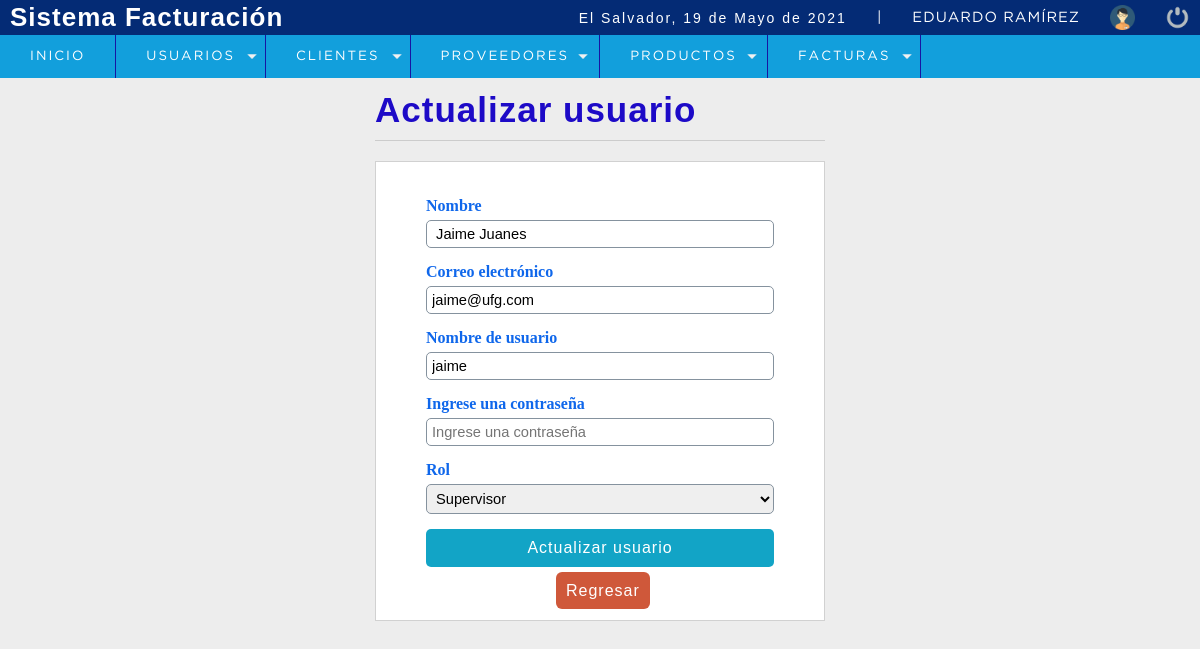
The page /sistema/editar_usuario.php?id=4 (signed in) on the database its author committed.
### tables this page shows
CREATE TABLE `usuario` (
  `idusuario` int(11) NOT NULL,
  `nombre` varchar(50) DEFAULT NULL,
  `correo` varchar(100) DEFAULT NULL,
  `usuario` varchar(15) DEFAULT NULL,
  `clave` varchar(100) DEFAULT NULL,
  `rol` int(11) DEFAULT NULL,
  `estatus` int(11) NOT NULL DEFAULT 1
);

CREATE TABLE `rol` (
  `idrol` int(11) NOT NULL,
  `rol` varchar(20) DEFAULT NULL
);

### sistema/editar_usuario.php (the view, shortened to what this page needs)
<?php
 include "../conexion.php";
    $iduser =  $_GET['id'];
    $sql = mysqli_query($conection, "SELECT u.idusuario, u.nombre, u.correo, u.usuario, (u.rol) as idrol, (r.rol) as rol
                                        FROM usuario u
                                        INNER JOIN rol r
                                        ON u.rol = r.idrol
                                        WHERE idusuario = $iduser");
    $result_sql = mysqli_num_rows($sql);
    if($result_sql == 0){
        header("Location: lista_usuario.php");
    }else {
        $option = '';
        while($data = mysqli_fetch_array($sql)){
            $nombre   = $data['nombre'];
            $correo   = $data['correo'];
            $usuario  = $data['usuario'];
            $rol      = $data['rol'];
        }
        if($idrol = 1){
            $option = '<option value="'.$idrol.'" selected> '.$rol.' </option>';
        } else if($idrol = 2){
            $option = '<option value="'.$idrol.'" selected> '.$rol.' </option>';
        } else if($idrol  = 3){
            $option = '<option value="'.$idrol.'" selected> '.$rol.' </option>';
        }
    }
?>
<!DOCTYPE html>
<html lang="en">
<head>
	<?php include "includes/scripts.php";?>
</head>
<body>
	<?php include "includes/header.php"; ?>
	<section id="container">
        <div class="form_register">
            <h1> Actualizar usuario</h1>
            <hr>
            <form action="" method="post">
                <label for="Nombre">Nombre</label>
                <input type="text" name="nombre" id="Nombre" placeholder="Ingrese su nombre completo" value = " <?php echo $nombre ?>">
                <label for="correo">Correo electrónico</label>
                <input type="email" name="correo" id="correo" placeholder="Ingrese su correo electrónico" value = "<?php echo  $correo ?>">
                <label for="usuario">Nombre de usuario</label>
                <input type="text" name="usuario" id="usuario" placeholder="Ingrese un nombre de usuario" value = "<?php echo $usuario  ?>">
                <label for="clave">Ingrese una contraseña</label>
                <input type="password" name="clave" id="clave" placeholder="Ingrese una contraseña" value = "<?php ?>">
                <label for="rol">Rol</label>
                <select name="rol" id="rol" class="notItemOne">
                        <?php
                        echo $option;
                        ?>
                </select>
                    <input type="submit" value="Actualizar usuario" class="btn_save">
                    <a href="lista_usuarios.php" class="btn_back">Regresar</a>
            </form>
        </div>
	</section>
</body>
</html>

### sistema/css/style.css (style rules this page uses)
* { margin: 0; padding: 0; box-sizing: border-box; }
body { background: #ededed; }
h1, h2, h3, h4, h5, h6 { font-family: 'arial'; font-weight: bold; letter-spacing: 1px; }
h1 { font-size: 26px; }
a { text-decoration: none; font-family: arial; letter-spacing: 1px; }
#container { padding: 90px 15px 15px; }
.form_register { width: 450px; margin: auto; }
.form_register h1 { color:rgb(29, 10, 199); }
hr { border:0; background: #CCC; height: 1px; margin: 10px 0; display: block; }
form { background: white; margin: auto; padding: 20px 50px; border: 1px solid #d1d1d1; }
label { display: block; font-size: 12pt; font-family: 'GothanBook'; margin: 15px auto 5px auto; color: #0f67eb; font-weight: bold; }
input,select { display: block; width: 100%; font-size: 11pt; padding: 5px; border: 1px solid #85929e; border-radius: 5px; }
.notItemOne option:first-child { display: none; }
.btn_save { font-size: 12pt ; background: #12a4c6; padding: 10px; color:#FFF; letter-spacing: 1px; cursor: pointer; border: 0; margin: 15px auto; }
.btn_back { font-size: 12pt ; background: #c63612d3; padding: 10px; color:#FFF; letter-spacing: 1px; cursor: pointer; margin: 15px 130px; border-radius: 6px ; }
#container h1 { font-size: 35px; display: inline-block; }

### rows shown on the page
usuario: nombre "Jaime Juanes", correo "jaime@ufg.com", usuario "jaime", rol "Supervisor"

### other values the page prints
fechaC() "19 de Mayo de 2021"
$_SESSION['nombre'] "EDUARDO RAMÍREZ"
